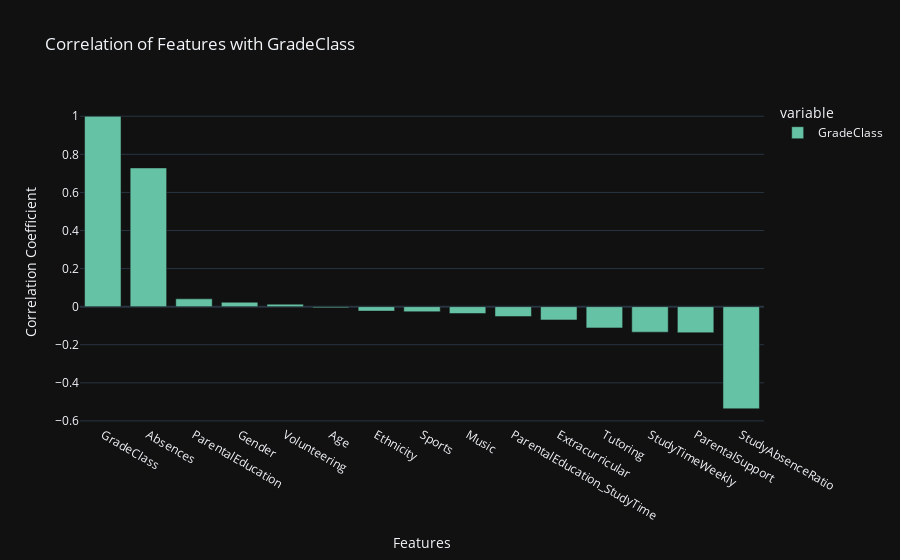

Notebook cell for this chart:
### Markdown cell above
# Data Visualization

### Code cell
palette = px.colors.qualitative.Set2

correlation_matrix = df.corr()

correlation_with_GradeClass = correlation_matrix['GradeClass'].sort_values(ascending=False)

fig = px.bar(correlation_with_GradeClass, 
             title='Correlation of Features with GradeClass', 
             labels={'index': 'Features', 'value': 'Correlation Coefficient'},
             color_discrete_sequence=palette)
fig.update_layout(xaxis={'categoryorder':'total descending'})
fig.show()

### Figure 1 — Plotly figure (JSON) as saved in the notebook; plotly's stock layout.template omitted (floating-point values rounded to 4 significant figures)
{"data": [{"hovertemplate": "variable=GradeClass<br>Features=%{x}<br>Correlation Coefficient=%{y}<extra></extra>", "legendgroup": "GradeClass", "marker": {"color": "rgb(102,194,165)", "pattern": {"shape": ""}}, "name": "GradeClass", "orientation": "v", "showlegend": true, "textposition": "auto", "x": ["GradeClass", "Absences", "ParentalEducation", "Gender", "Volunteering", "Age", "Ethnicity", "Sports", "Music", "ParentalEducation_StudyTime", "Extracurricular", "Tutoring", "StudyTimeWeekly", "ParentalSupport", "StudyAbsenceRatio"], "xaxis": "x", "y": [1.0, 0.7286, 0.04103, 0.023, 0.01316, -0.00625, -0.02333, -0.02665, -0.03607, -0.05212, -0.06973, -0.1117, -0.1341, -0.1368, -0.5362], "yaxis": "y", "type": "bar"}], "layout": {"xaxis": {"anchor": "y", "domain": [0.0, 1.0], "title": {"text": "Features"}, "categoryorder": "total descending"}, "yaxis": {"anchor": "x", "domain": [0.0, 1.0], "title": {"text": "Correlation Coefficient"}}, "legend": {"title": {"text": "variable"}, "tracegroupgap": 0}, "title": {"text": "Correlation of Features with GradeClass"}, "barmode": "relative"}}
